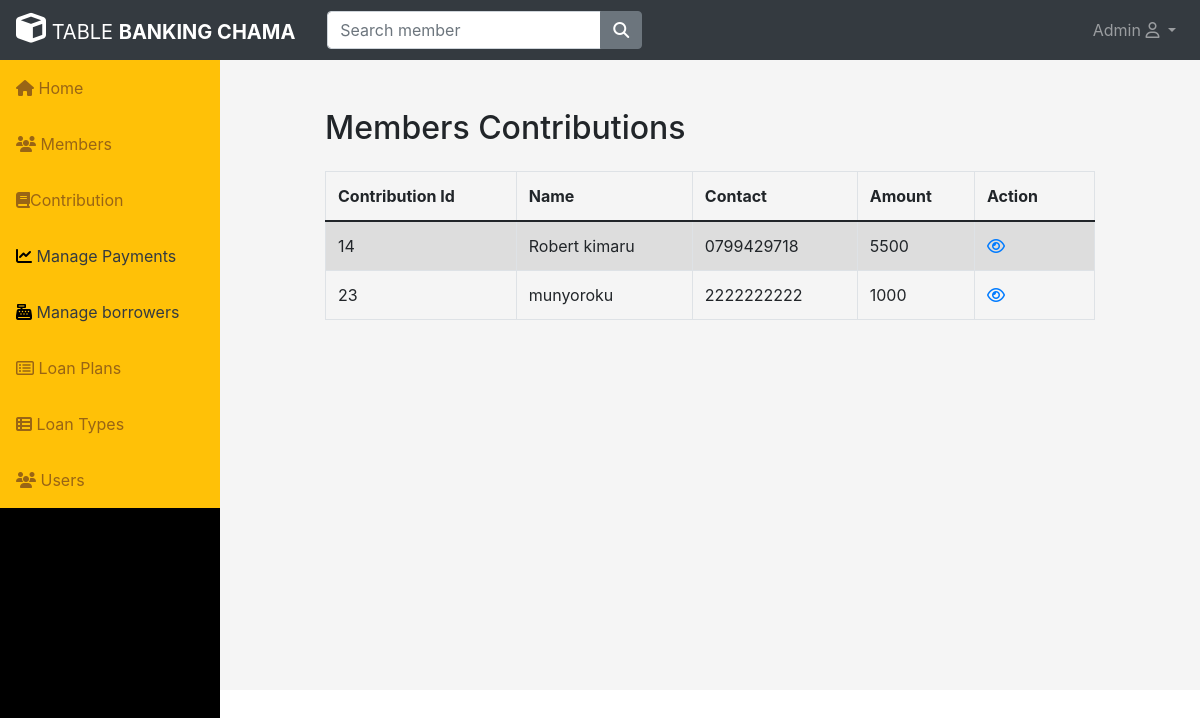
The app's page /Admin/contribution.php (signed in) with its own data.
### tables this page shows
CREATE TABLE `contributions` (
  `id` int(11) NOT NULL,
  `amount` int(11) NOT NULL,
  `member_id` int(11) NOT NULL,
  `date_created` timestamp NULL DEFAULT current_timestamp()
);

CREATE TABLE `member` (
  `id` int(11) NOT NULL,
  `name` varchar(255) DEFAULT NULL,
  `email` varchar(255) DEFAULT NULL,
  `contact` varchar(255) DEFAULT NULL,
  `password` varchar(255) DEFAULT NULL,
  `date_created` date NOT NULL DEFAULT current_timestamp(),
  `fileName` varchar(255) NOT NULL
);

### Admin/contribution.php (the view, shortened to what this page needs)
<!DOCTYPE html>
<html lang="en">
<head>
    <link rel="stylesheet" href="https://stackpath.bootstrapcdn.com/bootstrap/4.5.2/css/bootstrap.min.css">
    <link rel="stylesheet" href="https://maxcdn.bootstrapcdn.com/font-awesome/4.7.0/css/font-awesome.min.css">
</head>
<body>
 <?php include("include/header.php");
include("include/sidebar.php");
    ?>
    <div class="wrapper">
        <div class="container-fluid">
            <div class="row">
                <div class="col-md-12">
                    <div class="mt-5 mb-3 clearfix">
                        <h2 class="pull-left">Members Contributions</h2>
                    </div>
                    <?php
                    require_once "include/config.php";
                    $sql = "SELECT sum(contributions.amount) as total,contributions.id,member.name,member.contact,member.id as mem_id from contributions
                    JOIN member on contributions.member_id=member.id GROUP BY member.id";
                    if($result = mysqli_query($link, $sql)){
                        if(mysqli_num_rows($result) > 0){
                            echo '<table class="table table-bordered table-striped">';
                                echo "<thead>";
                                    echo "<tr>";
                                        echo "<th>Contribution Id</th>";
                                        echo "<th>Name</th>";
                                        echo "<th>Contact</th>";
                                        echo "<th>Amount</th>";
                                        echo "<th>Action</th>";
                                    echo "</tr>";
                                echo "</thead>";
                                echo "<tbody>";
                                while($row = mysqli_fetch_array($result)){
                                    echo "<tr>";
                                        echo "<td>" . $row['id'] . "</td>";
                                        echo "<td>" . $row['name'] . "</td>";
                                        echo "<td>" . $row['contact'] . "</td>";
                                        echo "<td>" . $row['total'] . "</td>";
                                        echo "<td>";
                                            echo '<a href="read_contributions.php?id='. $row['mem_id'] .'" class="mr-3" title="View Contribution Record" data-toggle="tooltip"><span class="fa fa-eye"></span></a>';
                                        echo "</td>";
                                    echo "</tr>";
                                }
                                echo "</tbody>";
                            echo "</table>";
                        } else{
                            echo '<div class="alert alert-danger"><em>No records were found.</em></div>';
                        }
                    } else{
                        echo "Oops! Something went wrong. Please try again later.";
                    }
                    ?>
                </div>
            </div>
        </div>
    </div>
</body>
</html>

### Admin/contribution.php (style rules this page uses)
.wrapper { width: 800px; margin: 0 auto; }
table tr td:last-child { width: 120px; }

### records on screen
contributions: id "14", member.name "Robert kimaru", member.contact "0799429718", total "5500"
contributions: id "23", member.name "munyoroku", member.contact "2222222222", total "1000"
